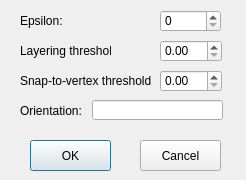
<?xml version="1.0" encoding="UTF-8"?>
<ui version="4.0">
 <class>DPOptionDialog</class>
 <widget class="QDialog" name="DPOptionDialog">
  <property name="geometry">
   <rect>
    <x>0</x>
    <y>0</y>
    <width>246</width>
    <height>180</height>
   </rect>
  </property>
  <property name="minimumSize">
   <size>
    <width>246</width>
    <height>180</height>
   </size>
  </property>
  <property name="maximumSize">
   <size>
    <width>246</width>
    <height>180</height>
   </size>
  </property>
  <property name="windowTitle">
   <string>Option Dialog</string>
  </property>
  <widget class="QLabel" name="label">
   <property name="geometry">
    <rect>
     <x>20</x>
     <y>10</y>
     <width>47</width>
     <height>21</height>
    </rect>
   </property>
   <property name="text">
    <string>Epsilon:</string>
   </property>
  </widget>
  <widget class="QPushButton" name="pushButtonOK">
   <property name="geometry">
    <rect>
     <x>30</x>
     <y>140</y>
     <width>81</width>
     <height>31</height>
    </rect>
   </property>
   <property name="text">
    <string>OK</string>
   </property>
  </widget>
  <widget class="QPushButton" name="pushButtonCancel">
   <property name="geometry">
    <rect>
     <x>140</x>
     <y>140</y>
     <width>81</width>
     <height>31</height>
    </rect>
   </property>
   <property name="text">
    <string>Cancel</string>
   </property>
  </widget>
  <widget class="QLabel" name="label_2">
   <property name="geometry">
    <rect>
     <x>20</x>
     <y>40</y>
     <width>91</width>
     <height>21</height>
    </rect>
   </property>
   <property name="text">
    <string>Layering threshold:</string>
   </property>
  </widget>
  <widget class="QDoubleSpinBox" name="doubleSpinBoxLayeringThreshold">
   <property name="geometry">
    <rect>
     <x>160</x>
     <y>40</y>
     <width>62</width>
     <height>22</height>
    </rect>
   </property>
  </widget>
  <widget class="QSpinBox" name="spinBoxEpsilon">
   <property name="geometry">
    <rect>
     <x>160</x>
     <y>10</y>
     <width>61</width>
     <height>22</height>
    </rect>
   </property>
  </widget>
  <widget class="QLabel" name="label_3">
   <property name="geometry">
    <rect>
     <x>20</x>
     <y>70</y>
     <width>131</width>
     <height>21</height>
    </rect>
   </property>
   <property name="text">
    <string>Snap-to-vertex threshold:</string>
   </property>
  </widget>
  <widget class="QDoubleSpinBox" name="doubleSpinBoxSnappingThreshold">
   <property name="geometry">
    <rect>
     <x>160</x>
     <y>70</y>
     <width>62</width>
     <height>22</height>
    </rect>
   </property>
  </widget>
  <widget class="QLabel" name="label_4">
   <property name="geometry">
    <rect>
     <x>20</x>
     <y>100</y>
     <width>131</width>
     <height>21</height>
    </rect>
   </property>
   <property name="text">
    <string>Orientation:</string>
   </property>
  </widget>
  <widget class="QLineEdit" name="lineEditOrientation">
   <property name="geometry">
    <rect>
     <x>92</x>
     <y>100</y>
     <width>131</width>
     <height>20</height>
    </rect>
   </property>
   <property name="alignment">
    <set>Qt::AlignRight|Qt::AlignTrailing|Qt::AlignVCenter</set>
   </property>
  </widget>
 </widget>
 <layoutdefault spacing="6" margin="11"/>
 <resources/>
 <connections/>
</ui>
